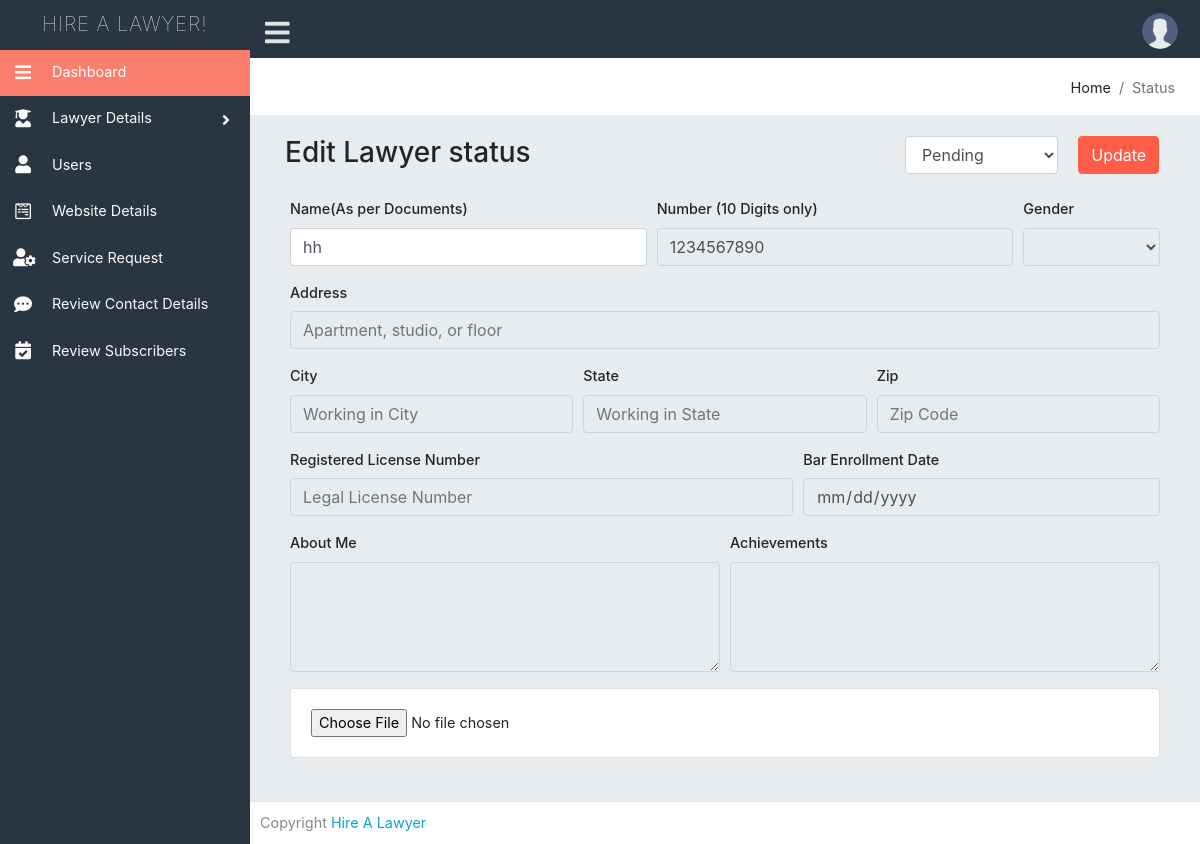
The page /admin/edit-lawyer.php?id=13 (signed in) on the database its author committed.
### tables this page shows
CREATE TABLE `lawyer` (
  `id` int(11) NOT NULL,
  `lawyer_name` varchar(255) NOT NULL,
  `lawyer_number` varchar(255) NOT NULL,
  `LawyerGender` varchar(255) NOT NULL,
  `lawyer_email` varchar(255) NOT NULL,
  `LawyerAddress` varchar(255) NOT NULL,
  `LawyerCity` varchar(255) NOT NULL,
  `LawyerState` varchar(255) NOT NULL,
  `LawyerZip` varchar(255) NOT NULL,
  `LawyerLicenseNumber` varchar(255) NOT NULL,
  `BarCouncilDate` date NOT NULL,
  `LawyerAboutMe` varchar(255) NOT NULL,
  `LawyerAwards` varchar(255) NOT NULL,
  `LawyerImage` blob NOT NULL,
  `practice_courts` varchar(255) NOT NULL,
  `lawyer_password` varchar(255) NOT NULL,
  `lawyer_cpassword` varchar(255) NOT NULL,
  `status` varchar(50) NOT NULL,
  `ltoken` varchar(255) NOT NULL,
  `acc_status` varchar(255) NOT NULL
);

### admin/edit-lawyer.php (the view, shortened to what this page needs)
<?php include 'header.php';
$id = $_GET['id']; ?>
<div class="content-page">
    <?php
    $query = mysqli_query($con, "select * from lawyer where id = '$id'");
    while ($row = mysqli_fetch_array($query)) {
    ?>
        <div class="content">
            <div class="container-fluid">
                <div class="row">
                    <div class="col-xl-12">
                        <div class="breadcrumb-holder">
                            <ol class="breadcrumb float-right mt-3">
                                <li class="breadcrumb-item">Home</li>
                                <li class="breadcrumb-item active">Status</li>
                            </ol>
                            <div class="clearfix"></div>
                        </div>
                    </div>
                </div>
                <div class="row">
                    <div class="col-md-8">
                        <div class="container-fluid ">
                            <h3>Edit Lawyer status </h3>
                        </div>
                    </div>
                    <div class="col-md-4">
                        <form autocomplete="off" action="actions/status" method="post" enctype="multipart/form-data">
                            <div class="row container-fluid">
                                <div class="col-md-8"> <input type="hidden" name="id" value="<?php echo ($row['id']) ?>">
                                    <select class="form-control" name="Status">
                                        <option class="text-danger" value="<?php echo ($row['status']) ?>"><?php echo ($row['status']) ?></option>
                                    </select>
                                </div>
                                <div class="col-md-4">
                                    <input type="submit" name="submit" class="btn btn-danger" value="Update">
                                </div>
                            </div>
                        </form>
                    </div>
                </div>
                <div class="row">
                    <div class="col-xs-12 col-sm-12 col-md-12 col-lg-12 col-xl-12">
                        <div class="card-body">
                            <form autocomplete="off" action="actions/update-details.php" method="post" enctype="multipart/form-data">
                                <div class="form-row">
                                    <div class="form-group col-md-5">
                                        <label for="Name">Name(As per Documents)</label>
                                        <input type="text" class="form-control" id="lawyerName" placeholder="Enter Full Name" autocomplete="off" name="lawyer_name" value="<?php echo ($row['lawyer_name']) ?>" pattern="[A-Za-z+" required="required" id="disabledInput">
                                    </div>
                                    <div class="form-group col-md-5">
                                        <label for="LawyerNumber">Number (10 Digits only)</label>
                                        <input type="text" class="form-control" id="LawyerNumber" name="lawyer_number" placeholder="Contact Number" autocomplete="off" required="required" value="<?php echo ($row['lawyer_number']) ?>" readonly>
                                    </div>
                                    <div class="form-group col-md-2">
                                        <label for="LawyerGender">Gender</label>
                                        <select id="LawyerGender" class="form-control" name="LawyerGender" readonly>
                                            <option value="<?php echo ($row['LawyerGender']) ?>"><?php echo ($row['LawyerGender']) ?></option>
                                            <option value="Male">Male</option>
                                        </select>
                                    </div>
                                </div>
                                <div class="form-group">
                                    <label for="LawyerAddress">Address</label>
                                    <input type="text" class="form-control" id="LawyerAddress" placeholder="Apartment, studio, or floor" name="LawyerAddress" value="<?php echo ($row['LawyerAddress']) ?>" readonly>
                                </div>
                                <div class="form-row">
                                    <div class="form-group col-md-4">
                                        <label for="LawyerCity">City</label>
                                        <input type="text" class="form-control" id="LawyerCity" placeholder="Working in City" name="LawyerCity" value="<?php echo ($row['LawyerCity']) ?>" readonly>
                                    </div>
                                    <div class="form-group col-md-4">
                                        <label for="LawyerState">State</label>
                                        <input type="text" class="form-control" id="LawyerState" placeholder="Working in State" name="LawyerState" value="<?php echo ($row['LawyerState']) ?>" readonly>
                                    </div>
                                    <div class="form-group col-md-4">
                                        <label for="LawyerZip">Zip</label>
                                        <input type="text" class="form-control" id="LawyerZip" placeholder="Zip Code" name="LawyerZip" value="<?php echo ($row['LawyerZip']) ?>" readonly>
                                    </div>
                                </div>
                                <div class="form-row">
                                    <div class="form-group col-md-7">
                                        <label for="LawyerLicenseNumber">Registered License Number</label>
                                        <input type="text" class="form-control" id="LawyerLicenseNumber" placeholder="Legal License Number" name="LawyerLicenseNumber" value="<?php echo ($row['LawyerLicenseNumber']) ?>" readonly>
                                    </div>
                                    <div class="form-group col-md-5">
                                        <label for="BarCouncilDate">
                                            Bar Enrollment Date</label>
                                        <input type="date" class="form-control" id="BarCouncilDate" name="BarCouncilDate" value="<?php echo ($row['BarCouncilDate']) ?>" readonly>
                                    </div>
                                </div>
                                <div class="form-row">
                                    <div class="form-group col-md-6">
                                        <label for="LawyerAboutMe">About Me</label>
                                        <textarea rows="4" cols="50" class="form-control" id="LawyerAboutMe" name="LawyerAboutMe" readonly="readonly"><?php echo ($row['LawyerAboutMe']) ?> </textarea>
                                    </div>
                                    <div class="form-group col-md-6">
                                        <label for="LawyerAwards">Achievements</label>
                                        <textarea readonly rows="4" cols="50" class="form-control" id="LawyerAwards" name="LawyerAwards"><?php echo ($row['LawyerAwards']) ?></textarea>
                                    </div>
                                </div>
                                <div class="row">
                                    <div class="col-xs-12 col-sm-12 col-md-12 col-lg-12 col-xl-12">
                                        <div class="card mb-3">
                                            <div class="card-body">
                                                <input type="file" name="LawyerImage" id="">
                                            </div>
                                        </div>
                                    </div>
                            </form>
                        <?php } ?>
                        </div>
                    </div>
                </div>
            </div>
        </div>
        <?php include 'footer.php'; ?>

### admin/assets/css/style.css (style rules this page uses)
html { position: relative; min-height: 100% }
body { font-size: .9rem; background-color: #e9ecef; padding-bottom: 50px }
label { font-weight: 500 }
.text-danger { color: #ff5d48!important }
.breadcrumb-holder { background-color: #fff; margin: 0 -20px 20px -20px; padding: 11px 25px 0 25px; box-shadow: none; border-bottom: 1px solid #ececec }
.breadcrumb-holder .breadcrumb { padding: 0; background-color: transparent!important; line-height: 1.4rem; }
.row { margin-right: -10px; margin-left: -10px }
.col, .col-1, .col-10, .col-11, .col-12, .col-2, .col-3, .col-4, .col-5, .col-6, .col-7, .col-8, .col-9, .col-lg, .col-lg-1, .col-lg-10, .col-lg-11, .col-lg-12, .col-lg-2, .col-lg-3, .col-lg-4, .col-lg-5, .col-lg-6, .col-lg-7, .col-lg-8, .col-lg-9, .col-md, .col-md-1, .col-md-10, .col-md-11, .col-md-12, .col-md-2, .col-md-3, .col-md-4, .col-md-5, .col-md-6, .col-md-7, .col-md-8, .col-md-9, .col-sm, .col-sm-1, .col-sm-10, .col-sm-11, .col-sm-12, .col-sm-2, .col-sm-3, .col-sm-4, .col-sm-5, .col-sm-6, .col-sm-7, .col-sm-8, .col-sm-9, .col-xl, .col-xl-1, .col-xl-10, .col-xl-11, .col-xl-12, .col-xl-2, .col-xl-3, .col-xl-4, .col-xl-5, .col-xl-6, .col-xl-7, .col-xl-8, .col-xl-9 { padding-right: 10px; padding-left: 10px }
.content-page { margin-left: 250px; overflow: hidden }
.content-page .content { padding: 0 5px; margin-top: 50px }
.btn-danger { background-color: #ff5d48; border-color: #ff5d48 }

### rows shown on the page
lawyer: Status "Pending", lawyer_name "hh", lawyer_number "1234567890"
